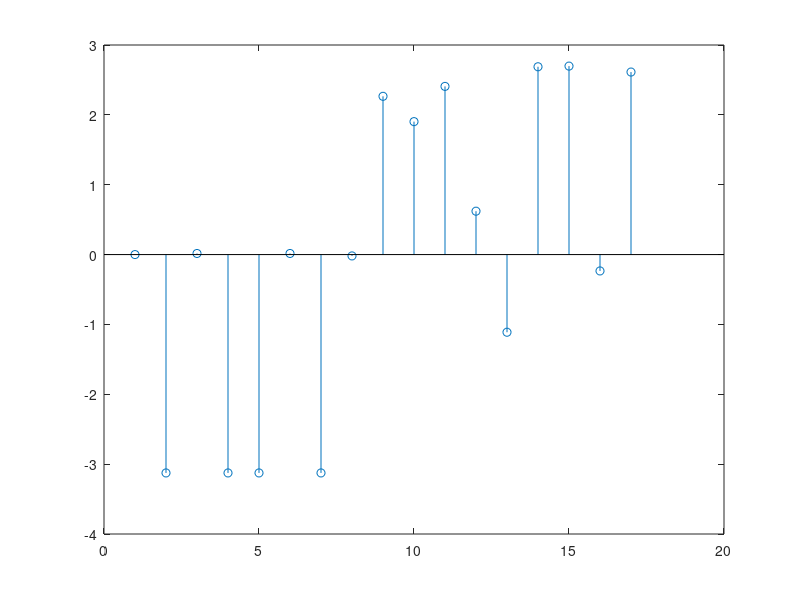

The MATLAB source for this figure:

n = 0: 1: 8;
A1 = -1-j;
A2 = 1+j;

delta = -0.13;
% delta = 0.1;

f1 = -0.5 + delta;
f2 = 0.75 + delta;
fs = 2;

if f1 < -1
    f1 = 0;
end

x1 = A1 * exp(j*2*pi*f1/fs*n).' + A2 * exp(j*2*pi*f2/fs*n).';

y1 = angle([0; x1] .* conj([x1; 0]));

% figure; plot(abs(fft(x)));

% figure; plot(real(x1)); hold on; plot(imag(x1));
% figure; stem(y1(2: end-1));
% sum(length(find(y1(2: end-1) < 0)))
%%%%%%%%%%%%%%%%%%%%%%%%%%%%%%%%%%%%%%%%%%%%%%%%%%%%%
A = [ -1 1 1 -1 1 -1 1];

% delta = 0.13;
% delta = -0.1;

f0 = 0.3125;
f = [ -3 -2 -1 0 1 2 3] * f0 + delta;

fs = 2;

x2 = exp(j*2*pi*n.'*f/fs) * (A.');
y2 = angle([0; x2] .* conj([x2; 0]));

% sum(y(2: end-1))

% figure; plot(real(x2)); hold on; plot(imag(x2));
% figure; stem(y2(2: end-1));
% sum(length(find(y2(2: end-1) < 0)))


%%%%%%%%%%%%%%%%%%%%%%%%%%%%%%%%%%%%%%%%%%%%%%%%%%

x = [x1; x2];

y = angle([0; x] .* conj([x; 0]));
% figure; plot(real(x)); hold on; plot(imag(x));
figure; stem(y(2: end-1));
sum(length(find(y(2: end-1) <= 0)))